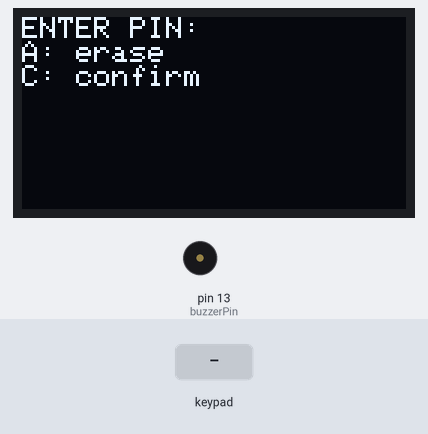
A sketch run on a simulated Arduino Uno, built with avr-gcc and run on an emulated ATmega328P. Shown: 128×64 one-colour display, buzzer (waves = sounding). The inputs (shaded band) are chosen by the test bench. The modem accepts every AT command (registered, SIM ready, sends succeed) and sends nothing else; what the sketch prints to the serial monitor is not drawn.

Above: at 5.1 s.
5.2 s: keypad keys 1 0 9 8 7 # pressed 0.4 s apart
At 8.4 s:
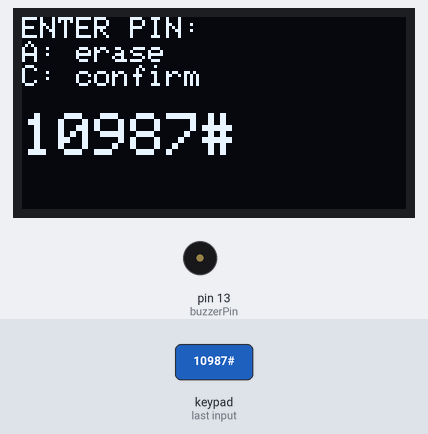
9.1 s: key 'C' pressed
At 11.9 s:
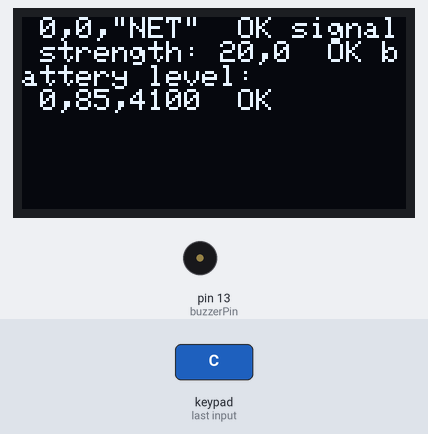
12.1 s: key 'C' pressed
15.1 s: keypad keys 1 0 9 8 7 * pressed 0.4 s apart
At 18.5 s:
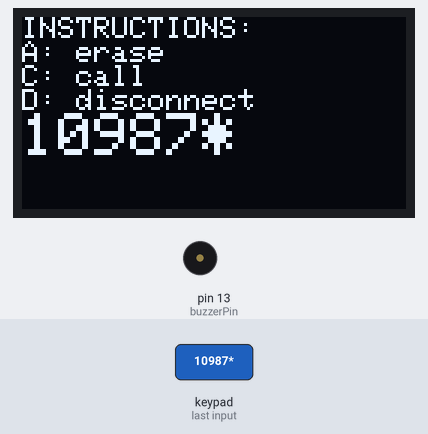
19.0 s: keypad keys 6 5 4 3 # pressed 0.4 s apart
At 21.0 s:
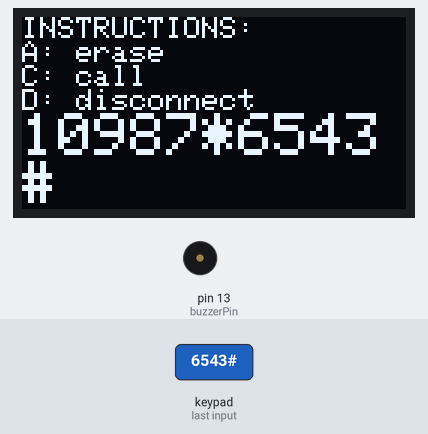
22.5 s: key 'B' pressed
At 23.7 s:
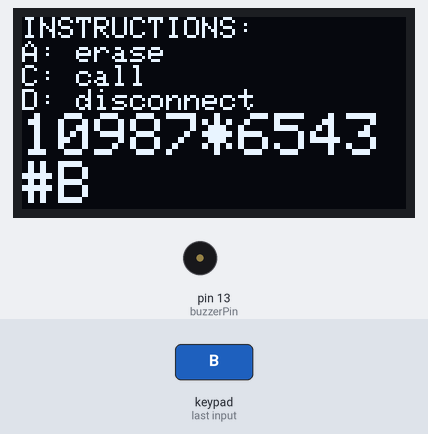
Timing chart, 0 to 25.0 s (numbered marks = the images above; inputs shaded):
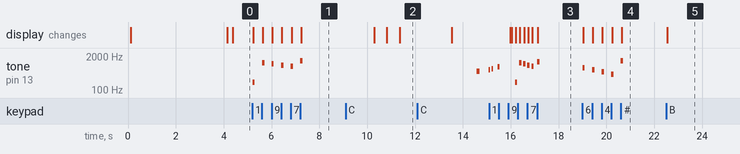

The sketch:

HZTKfon_0_5.ino
```cpp
// (licence header left out)
#include <Keypad.h>
#include <SoftwareSerial.h>
#include <Wire.h>
#include <Adafruit_GFX.h>
#include <Adafruit_SH1106.h>

const byte ROWS = 4;
const byte COLS = 4;
char keys[ROWS][COLS] = {
  {'1', '2', '3', 'A'},
  {'4', '5', '6', 'B'},
  {'7', '8', '9', 'C'},
  {'*', '0', '#', 'D'}
};
byte colPins[ROWS] = {10, 9, 8, 7}; //connect to the row pinouts of the keypad
byte rowPins[COLS] = {6, 5, 4, 3}; //connect to the column pinouts of the keypad

Keypad keypad = Keypad( makeKeymap(keys), rowPins, colPins, ROWS, COLS );


Adafruit_SH1106 display(13);

//SIM800 TX is connected to Arduino D11
#define SIM800_TX_PIN 11
//SIM800 RX is connected to Arduino D12
#define SIM800_RX_PIN 12

#define buzzerPin 13

//Create software serial object to communicate with SIM800
SoftwareSerial sim800(SIM800_TX_PIN, SIM800_RX_PIN);

void setup() {
  //Begin serial comunication with Arduino and Arduino IDE (Serial Monitor)
  Serial.begin(9600);
  display.begin(SH1106_SWITCHCAPVCC, 0x3C, 1);  // initialize with the I2C addr 0x3D (for the 128x64)
  display.clearDisplay();
  display.display();
  display.setTextSize(1);
  display.setTextColor(WHITE);
  display.setCursor(0, 0);
  display.println(F("HZTKfon v0.05"));
  display.display();
  display.setTextSize(1);
  display.println(F("created by:\nAlbert Gajsak\nRobert Sedak\ndesign:\nZvonimir. L. Padovan\n"));
  display.println(F("Starting up..."));
  display.display();
  delay(3000);
  //Begin serial communication with Arduino and SIM800
  sim800.begin(9600);
  delay(1000);

  display.clearDisplay();
  display.setTextSize(1);
  display.setCursor(0, 0);
  display.println(F("start serial communication with SIM module"));
  display.display();
  Serial.println(F("start serial communication with SIM module"));
  delay(200);

  enterPIN();

  display.clearDisplay();
  display.setCursor(0, 0);
  simDetails();

  sim800.println(F("AT+CFUN=1")); //enable full functionality
  delay(1000);
  sim800.println(F("AT+CLVL=100"));
  sim800.println(F("AT+CRSL=100"));
  sim800.println(F("AT+CMIC=0,6"));

  tone(buzzerPin, 523, 125);
  delay(500);
  tone(buzzerPin, 587, 65);
  delay(125);
  tone(buzzerPin, 659, 65);
  delay(250);
  tone(buzzerPin, 784, 80);
  delay(500);

}

String phone_number;

void loop() {
  display.clearDisplay();
  display.setTextSize(1);
  display.setCursor(0, 0);
  display.println(F("INSTRUCTIONS:\nA: answer call\nC: initiate call\nD: reject call\n"));
  display.display();
  char key = pressedKey();
  switch (key) {
    case 'A':
      answerCall();
      break;
    case 'C':
      initiateCall();
      break;
    case 'D':
      refuseCall();
      break;
  }
} // end of loop()


void simDetails() {
  char findstring[] = ":";
  Serial.print(F("operator:"));
  sim800.println(F("AT+COPS?")); // OPERATOR
  delay(500);
  if (sim800.find(findstring)) { // decode reply
    while (sim800.available()) {
      char c = sim800.read();
      if (c != '\n') {
        Serial.write(c); // replace new line with space
        display.print(c);
      }
      else {
        Serial.print(F(" "));
        display.print(F(" "));
      }
      delay(5);
    }
  }
  else {
    Serial.print(F("n/a"));
    display.print(F("n/a"));
  }
  Serial.println();
  display.display();

  Serial.print(F("signal strength:"));
  display.print(F("signal strength:"));
  sim800.println(F("AT+CSQ")); // SIGNAL STRENGTH
  delay(500);
  if (sim800.find(findstring)) { // decode reply
    while (sim800.available()) {
      char c = sim800.read();
      if (c != '\n') {
        Serial.write(c); // replace new line with space
        display.print(c);
      }
      else {
        Serial.print(F(" "));
        display.print(F(" "));
      }
    }
  }
  else {
    Serial.print(F("n/a"));
    display.print(F("n/a"));
  }
  Serial.println();
  display.display();

  Serial.print(F("battery level:"));
  display.println(F("battery level:"));
  sim800.println(F("AT+CBC")); // BATTERY LEVEL
  delay(500);
  if (sim800.find(findstring)) { // decode reply
    while (sim800.available()) {
      char c = sim800.read();
      if (c != '\n') {
        Serial.write(c); // replace new line with space
        display.print(c);
      }
      else {
        Serial.print(F(" "));
        display.print(F(" "));
      }
    }
  }
  else {
    Serial.print(F("n/a"));
    display.print(F("n/a"));
  }

  Serial.println();
  display.display();

  sim800.println(F("AT+CLVL=100")); // set speaker volume 0-100
  simReply();
  sim800.println(F("AT+CRSL=100")); // set ringer volume 0-100
  simReply();
  sim800.println(F("AT+CMIC=0,15")); // set mic to gain level 0-15
  simReply();
  sim800.println(F("  ")); // set alert/ring tone
  simReply();

  Serial.println(F("Ready"));
  display.print(F("Ready"));
  display.display();

} // end of simDetails()


void simReply() { // SIM REPLY
  delay(500);
  while (sim800.available()) {
    char c = sim800.read();
    Serial.print(c);
    delay(5);
  }
} // end of simReply()


void simCall() {
  char findstring[] = "0,1";
  Serial.print(F("Start call.. "));
  display.clearDisplay();
  display.setTextSize(1);
  display.setCursor(0, 0);
  display.println(F("PHONE CALL\n INITIATED"));
  display.display();

  sim800.println(F("AT+CREG?")); // possible replies: 0,0=not registered 0,1=registered on home network 0,2=not registered but searching 0,3=denied 0,4=unknown 0,5=roaming
  delay(1000);
  if (sim800.find(findstring)) {
    Serial.println(F("network connection still OK"));
    display.println(F("CONNECTION TEST OK"));
    display.display();
    simReply();
  }

  Serial.println(F("Calling number "));
  display.println(F("Calling number "));
  Serial.println(phone_number);
  display.println(phone_number);
  display.display();

  String cmd = "ATD";
  cmd += phone_number;
  cmd += ";";
  Serial.println(cmd);
  sim800.println(cmd);
  delay(1000);
  simReply();

} // end of simCall()

boolean simReady() { // SIM READY
  char findstring[] = "OK";
  sim800.println(F("AT"));
  delay(100);
  if (sim800.find(findstring)) {
    Serial.println(F("OK"));
    Serial.print(F("Registering on the network.."));
    delay(2500); //2.5s to register to the network
  }
  Serial.print(F("."));
  sim800.println(F("AT+CREG?")); // possible replies: 0,0=not registered 0,1=registered on home network 0,2=not registered but searching 0,3=denied 0,4=unknown 0,5=roaming
  delay(1000);
  char findstring2[] = "0,1";
  if (sim800.find(findstring2)) {
    Serial.println(F(" OK"));
    return true;
  }
  else {
    Serial.println(F("sim800 module not OK, please check"));
    return false;
  }
} // end of simReady()

void answerCall() {
  sim800.println(F("ATA"));
  display.clearDisplay();
  display.setCursor(0, 0);
  display.setTextSize(2);
  Serial.println(F("CALL\nANSWER"));
  display.println(F("CALL\nANSWER"));
  display.display();
} //end of answerCall()

void refuseCall() {
  sim800.println("ATH");
  delay(100);
} //end of refuseCall()


void initiateCall() {
  display.clearDisplay();
  display.setTextSize(1);
  display.setCursor(0, 0);
  display.println(F("INSTRUCTIONS:\nA: erase\nC: call\nD: disconnect"));
  display.display();
  char key = 0;
  while (key != 'D') {
    key = pressedKey();
    switch (key) {
      case 'A':
        phone_number.remove(phone_number.length() - 1);
        Serial.println(phone_number);
        display.clearDisplay();
        display.setCursor(0, 0);
        display.setTextSize(1);
        display.println(F("INSTRUCTIONS:\nA: erase\nC: call\nD: disconnect"));
        display.setTextSize(2);
        display.print(phone_number);
        display.display();
        break;
      case 'C':
        simCall();
        display.clearDisplay();
        display.setTextSize(1);
        display.setCursor(0, 0);
        display.println(F("CONNECTED:\nD: disconnect\n"));
        display.setTextSize(2);
        display.print(phone_number);
        display.display();
        phone_number = "";
        break;
      case 'D':
        sim800.println("ATH");
        delay(100);
        break;
      default:
        phone_number += key;
        Serial.println(phone_number);
        display.clearDisplay();
        display.setCursor(0, 0);
        display.setTextSize(1);
        display.println(F("INSTRUCTIONS:\nA: erase\nC: call\nD: disconnect"));
        display.setTextSize(2);
        display.print(phone_number);
        display.display();
        break;
    }
  }
} //end of initiateCall()


char pressedKey() {
  char key = NO_KEY;
  while (key == NO_KEY) {
    key = keypad.getKey();
    switch (key) {
      case '1':
        tone(buzzerPin, 200, 100);
        break;
      case '2':
        tone(buzzerPin, 300, 100);
        break;
      case '3':
        tone(buzzerPin, 400, 100);
        break;
      case '4':
        tone(buzzerPin, 500, 100);
        break;
      case '5':
        tone(buzzerPin, 600, 100);
        break;
      case '6':
        tone(buzzerPin, 700, 100);
        break;
      case '7':
        tone(buzzerPin, 800, 100);
        break;
      case '8':
        tone(buzzerPin, 900, 100);
        break;
      case '9':
        tone(buzzerPin, 1000, 100);
        break;
      case '0':
        tone(buzzerPin, 1100, 100);
        break;
      case '*':
        tone(buzzerPin, 1200, 100);
        break;
      case '#':
        tone(buzzerPin, 1300, 100);
        break;
    }
  }
  return key;
} // end of pressedKey()


void enterPIN() {
  String pin;
  display.clearDisplay();
  display.setTextSize(1);
  display.setCursor(0, 0);
  display.println(F("ENTER PIN:\nA: erase\nC: confirm\n"));
  display.display();
  char key = 0;
  while (key != 'C') {
    key = pressedKey();
    switch (key) {
      case 'A':
        pin.remove(pin.length() - 1);
        Serial.println(pin);
        display.clearDisplay();
        display.setCursor(0, 0);
        display.setTextSize(1);
        display.println(F("ENTER PIN:\nA: erase\nC: confirm\n"));
        display.setTextSize(2);
        display.print(pin);
        display.display();
        break;
      case 'C':
        break;
      default:
        pin += key;
        Serial.println(pin);
        display.clearDisplay();
        display.setCursor(0, 0);
        display.setTextSize(1);
        display.println(F("ENTER PIN:\nA: erase\nC: confirm\n"));
        display.setTextSize(2);
        display.print(pin);
        display.display();
        break;
    }
  }

  display.setTextSize(1);
  String cmd = "AT+CPIN=\"";
  cmd += pin;
  cmd += "\"";
  Serial.println(cmd);
  sim800.println(cmd);
  simReply();

} // end of enterPIN()
```

Measured:
- after the input at 5.2 s, tone on pin 13 (buzzerPin): plays 200 Hz for 0.10 s, 1100 Hz for 0.10 s, 1000 Hz for 0.10 s, 900 Hz for 0.10 s, 800 Hz for 0.10 s, 1300 Hz for 0.10 s, starting at once; the display: first changes at once (image 1 shows a later state)
- after the input at 9.1 s, the display: first changes after 1.2 s (image 2 shows a later state)
- after the input at 19.0 s, tone on pin 13 (buzzerPin): plays 700 Hz for 0.10 s, 600 Hz for 0.10 s, 500 Hz for 0.10 s, 400 Hz for 0.10 s, 1300 Hz for 0.10 s, starting at once; the display: first changes at once (image 4 shows a later state)
- after the input at 22.5 s, the display: changes at once (image 5)
